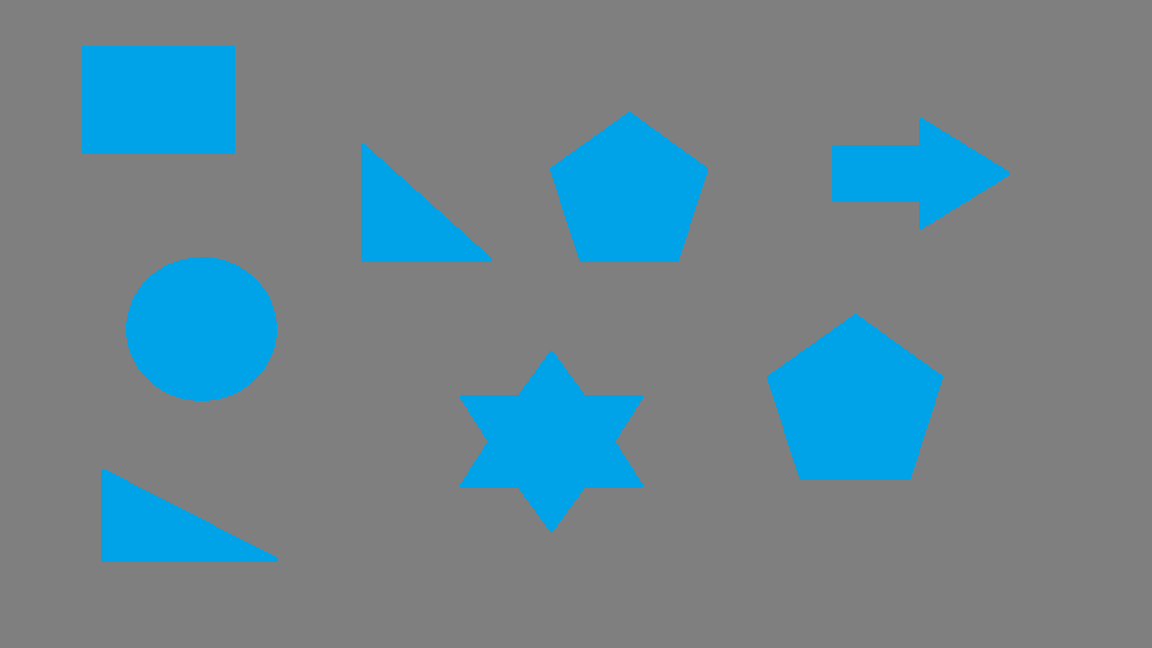
//> input picture lab10/shapes.png, 1152 x 648 px
$ ./Source   (built with g++ and OpenCV 4)
//> lines starting //> are read from the running program, lines starting //| are printed output that depends on the picture; after the words box and inside, x2 and y2 are one past the last pixel; in counts of white or black regions, pixels touching at a corner belong together
#include <opencv2/highgui.hpp>
#include <opencv2/imgproc.hpp>
#include <opencv2/core.hpp>
#include <iostream>
#include <iomanip>

void demoDrawContours()
{
	cv::Mat img = cv::imread("shapes.png", 0);
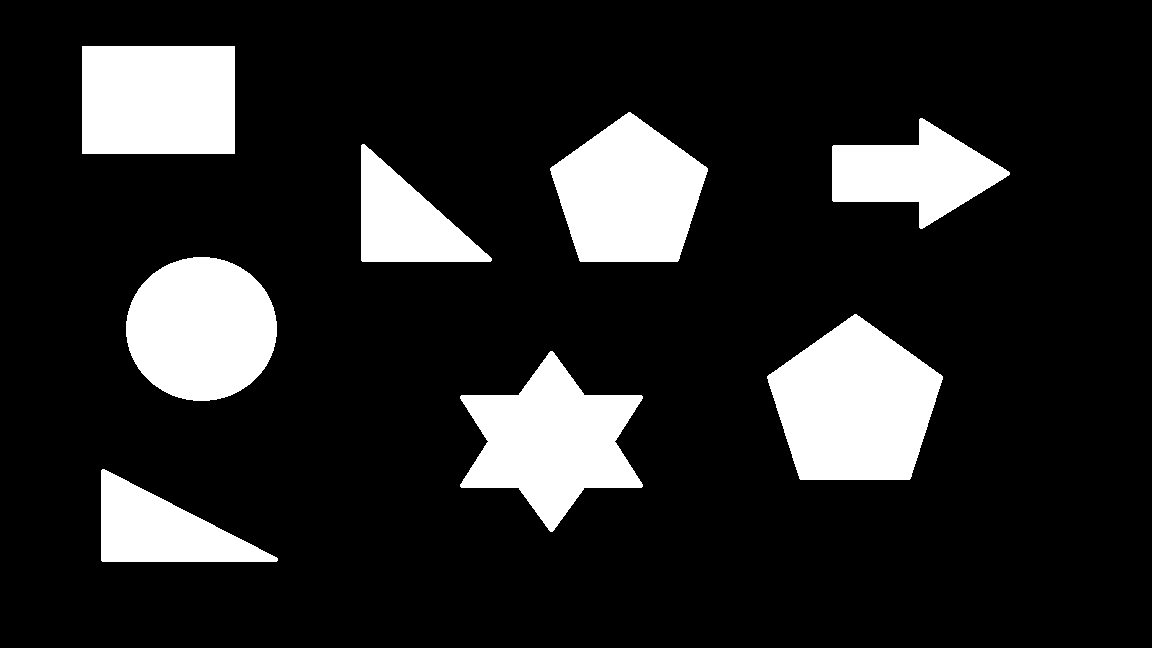
//> img: 648 rows x 1152 cols, CV_8UC1; values 127 (black) and 150 (white), 15.5% white; 8 white regions, largest, box (x1, y1, x2, y2) and area: (767, 314, 943, 480) 20457, (460, 351, 643, 532) 17671, (126, 257, 277, 401) 17064
	cv::Mat thresholded;
	std::vector<std::vector<cv::Point> > contours;
	std::vector<cv::Vec4i> hierarchy;

	cv::threshold(img, thresholded, 130, 255, cv::THRESH_BINARY);
//> thresholded: 648 rows x 1152 cols, CV_8UC1; 15.5% white; 8 white regions
	cv::findContours(thresholded, contours, hierarchy, cv::RETR_TREE, cv::CHAIN_APPROX_NONE);
//> contours = 8 contours; box (x1, y1, x2, y2) and area: (767, 314, 943, 480) 20211, (460, 351, 643, 532) 17374, (126, 257, 277, 401) 16856, (550, 112, 708, 262) 16356, (82, 46, 235, 154) 16264, (832, 118, 1010, 229) 10080, (101, 469, 278, 562) 8498, (361, 144, 492, 262) 7968

	cv::drawContours(img, contours, -1, cv::Scalar(0,255,0), 10);
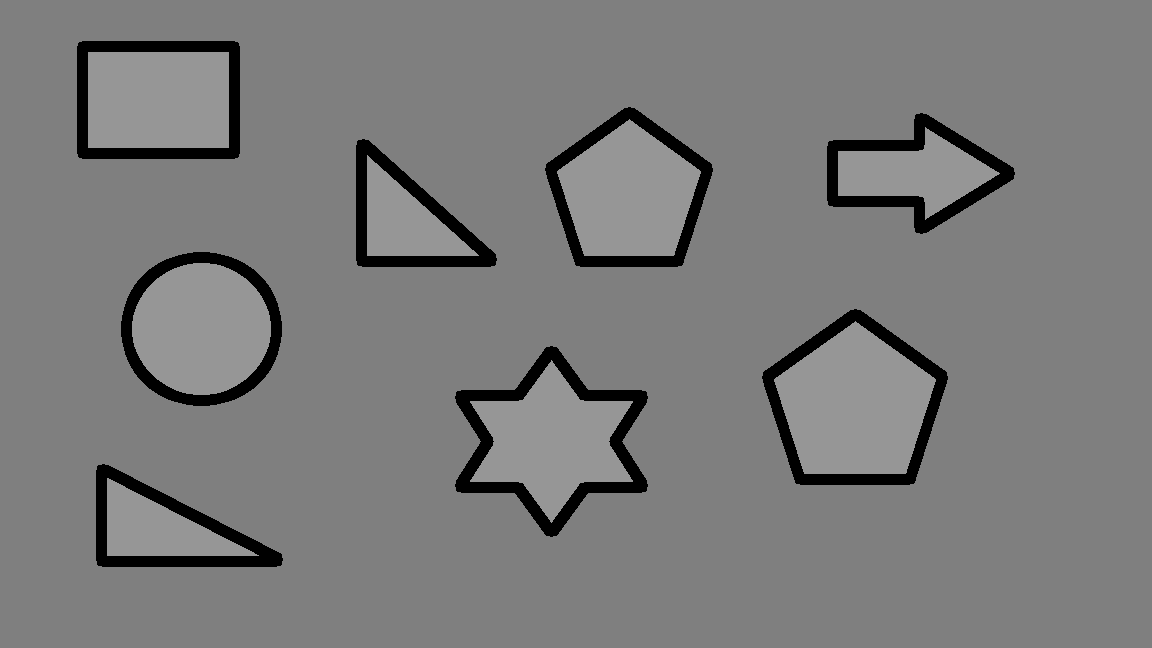
//> img: 648 rows x 1152 cols, CV_8UC1; 6.12% of pixels changed, all inside (x1, y1, x2, y2) = (77, 41, 1015, 567)
	cv::imshow("shapes", img);
	cv::waitKey(0);
}

// [120 lines left out: functions demoExtractMomentsandProperties, demoBounding, demoMorpSkeleton, main, not called in this run]

// added to run one function of the file
int main() { demoDrawContours(); }
